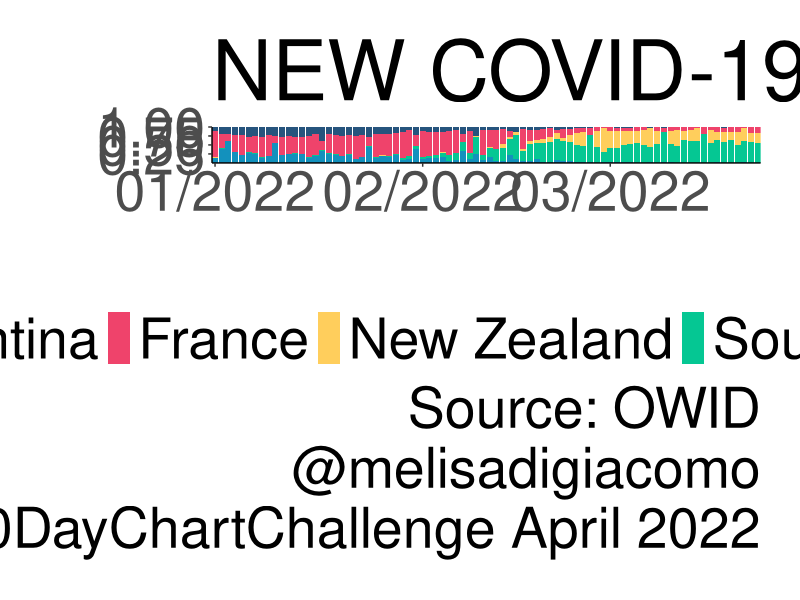

This figure's R source:
# Climate change

# Library
library(dplyr)
library(ggplot2)

# Dataset
cases = read.csv("cases.csv", header=T)

# date format
cases$date <- as.Date(cases$date, format = "%m/%d/%y")
str(cases)

# Stacked + percent
png("cases.png", units="in", width=30, height=15, res=300, bg="transparent")

ggplot(cases, aes(fill=location, y=new_cases_per_million, x=date)) + 
  geom_bar(position="fill", stat="identity") +
  scale_fill_manual(values=c("#26547D", "#EF436B", "#FFCE5C", "#05C793", "#1391bd")) + 
  xlab("") +
  ylab("") +
  labs(title="NEW COVID-19 CASES PER MILLION",
       caption="Source: OWID\n@melisadigiacomo\nDAY24 #30DayChartChallenge April 2022") +
  scale_x_date(date_labels = "%m/%Y", date_breaks = '1 month', expand = c(0,0)) +
  scale_y_continuous(breaks = c(0.25, 0.5, 0.75, 1), expand = c(0,0)) +
  theme_classic() +
  theme(legend.position = "bottom",
        text = element_text(size = 50),
        axis.title = element_text(size = 40),
        axis.text = element_text(size = 40),
        plot.margin = unit(c(1,1,1,1), "cm"), 
        legend.background=element_blank(),
        panel.background = element_rect(fill = "transparent"),
        plot.background = element_rect(fill = "transparent", colour = NA))

dev.off()